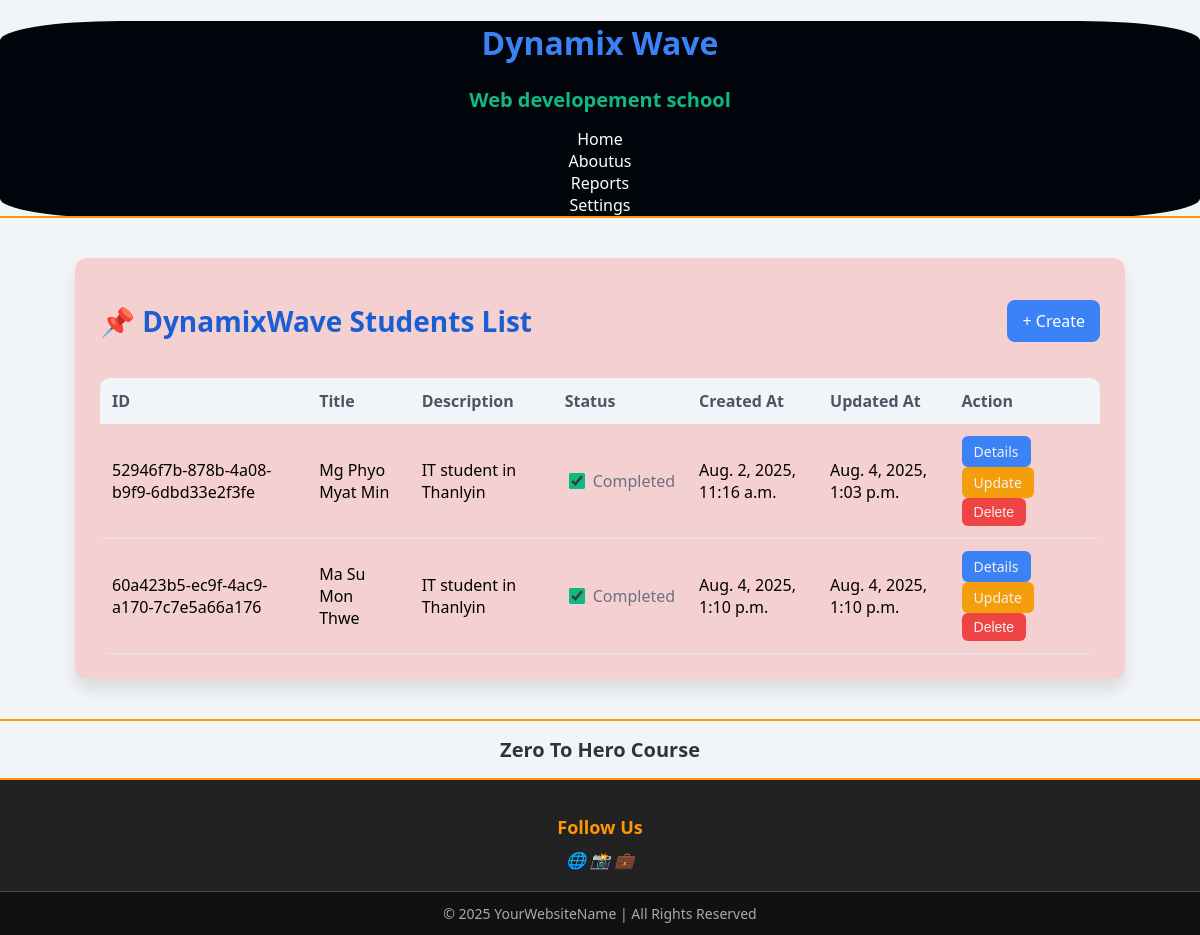
Before: / with the older database file.
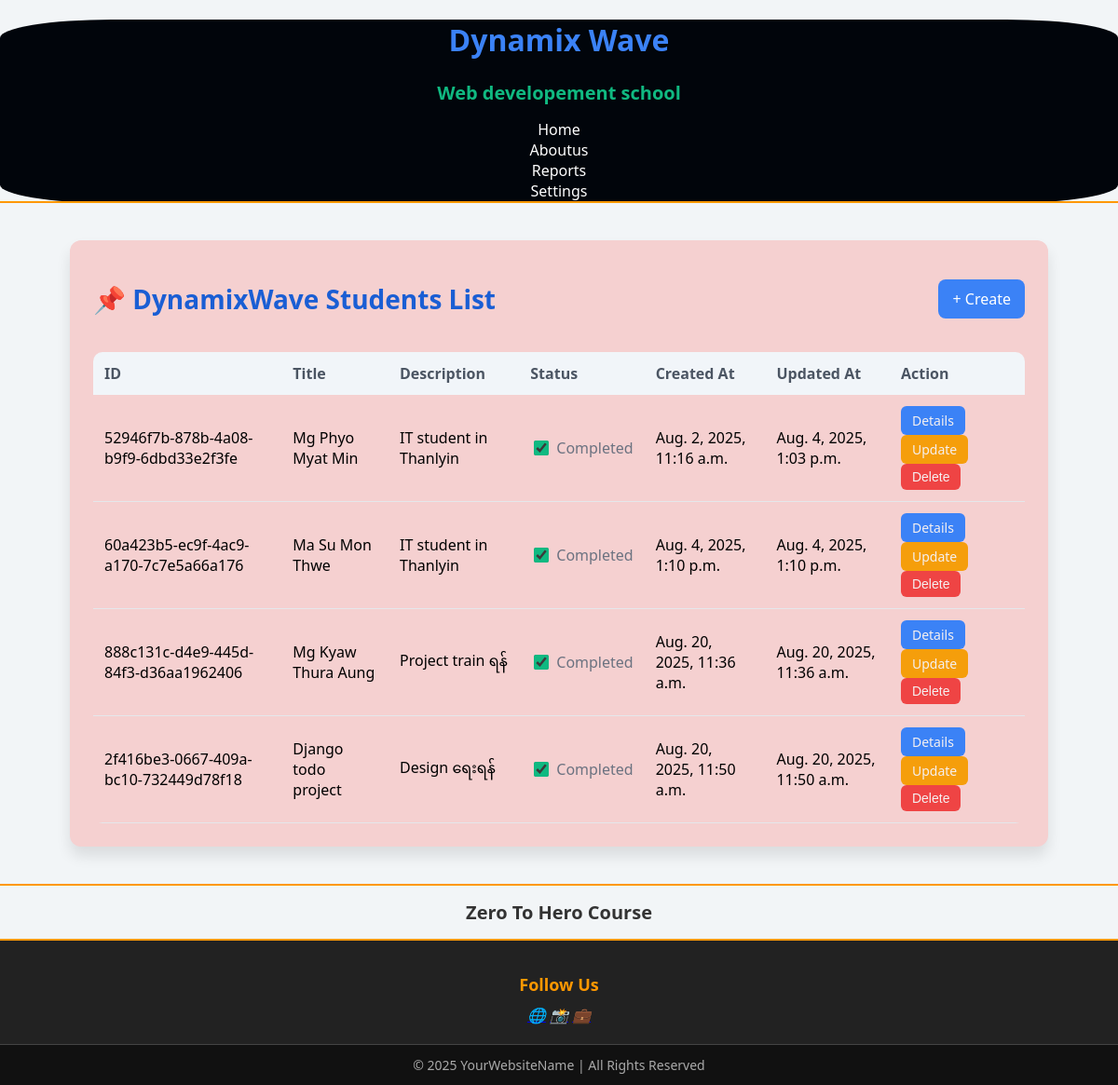
After: the same page with the newer database file.
### myapp/models.py (models this page shows, shortened)
class TodoModel(models.Model):
    id=models.UUIDField(primary_key=True, default=uuid.uuid4, editable=False)
    title=models.CharField(max_length=200)
    description=models.TextField(null=True, blank=True)
    completed=models.BooleanField(default=False)
    created_at = models.DateTimeField(auto_now_add=True)
    updated_at = models.DateTimeField(auto_now=True)

### myapp/views.py (the view)
# urls.py: path('',views.Todolist, name="Todolist"),
def Todolist(request):
    todo=TodoModel.objects.all()
    context={
        'todo':todo
    }
    return render(request,'index.html',context)

### myapp/templates/index.html (shortened to what this page needs)
{% extends 'base.html' %}
{% block body %}
<div class="m2">
    <div class="m2_1">
        <h1 class="m2_2">📌 DynamixWave Students List</h1>
        <a href="{% url 'Todocreate' %}" class="m2_3">+ Create</a>
    </div>
    <table class="m2_4">
        <thead>
            <tr class="m2_5">
                <th class="m2_6">ID</th>
                <th class="m2_7">Title</th>
                <th class="m2_8">Description</th>
                <th class="m2_9">Status</th>
                <th class="m2_10">Created At</th>
                <th class="m2_11">Updated At</th>
                <th class="m2_12">Action</th>
            </tr>
        </thead>
        <tbody>
            {% for i in todo %}
            <tr class="m2_13">
                <td class="m2_14">{{ i.id }}</td>
                <td class="m2_15">{{ i.title }}</td>
                <td class="m2_16">{{ i.description }}</td>
                <td class="m2_17">
                    <span class="m2_18">
                        <input type="checkbox" class="m2_19" {% if i.completed %} checked {% endif %}>
                        <span class="m2_20">
                            {% if i.completed %} Completed {% else %} Pending {% endif %}
                        </span>
                    </span>
                </td>
                <td class="m2_21">{{ i.created_at }}</td>
                <td class="m2_22">{{ i.updated_at }}</td>
                <td class="m2_23">
                    <a href="{% url 'Tododetail' i.id %}" class="m2_24">Details</a>
                    <a href="{% url 'Todoupdate' i.id %}" class="m2_25">Update</a>
                    <form action="{% url 'Tododelete' i.id %}" method="post" class="m2_26">
                        <button type="submit" onclick="return confirm('Are you sure you want to delete this todo?')"
                            class="m2_27">
                            Delete
                        </button>
                    </form>
                </td>
            </tr>
            {% endfor %}
        </tbody>
    </table>
</div>
{% endblock %}

Changed rows visible on the page:
added TodoModel: id "888c131c-d4e9-445d-84f3-d36aa1962406", title "Mg Kyaw Thura Aung", description "Project train ရန်", completed "☑", shows "Completed", created_at "Aug. 20, 2025, 11:36 a.m.", updated_at "Aug. 20, 2025, 11:36 a.m."
added TodoModel: id "2f416be3-0667-409a-bc10-732449d78f18", title "Django todo project", description "Design ရေးရန်", completed "☑", shows "Completed", created_at "Aug. 20, 2025, 11:50 a.m.", updated_at "Aug. 20, 2025, 11:50 a.m."
